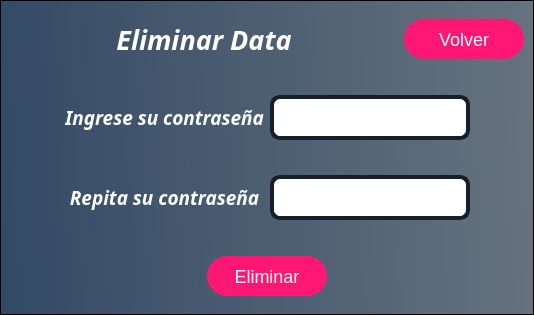
<?xml version="1.0" encoding="UTF-8"?>
<ui version="4.0">
 <class>Dialog</class>
 <widget class="QDialog" name="Dialog">
  <property name="geometry">
   <rect>
    <x>0</x>
    <y>0</y>
    <width>534</width>
    <height>315</height>
   </rect>
  </property>
  <property name="windowTitle">
   <string>Dialog</string>
  </property>
  <layout class="QVBoxLayout" name="verticalLayout">
   <property name="spacing">
    <number>0</number>
   </property>
   <property name="leftMargin">
    <number>0</number>
   </property>
   <property name="topMargin">
    <number>0</number>
   </property>
   <property name="rightMargin">
    <number>0</number>
   </property>
   <property name="bottomMargin">
    <number>0</number>
   </property>
   <item>
    <widget class="QFrame" name="frame">
     <property name="font">
      <font>
       <pointsize>10</pointsize>
      </font>
     </property>
     <property name="styleSheet">
      <string notr="true">QFrame{
background-color:qlineargradient(spread:pad, x1:0, y1:0.505682 , x2:1 , y2:0.477,stop:0 rgba(20,47,78,219), stop:1 rgba(85,98,112,226));
color:white;
}</string>
     </property>
     <property name="frameShape">
      <enum>QFrame::StyledPanel</enum>
     </property>
     <property name="frameShadow">
      <enum>QFrame::Raised</enum>
     </property>
     <layout class="QVBoxLayout" name="verticalLayout_3">
      <item>
       <spacer name="verticalSpacer_4">
        <property name="orientation">
         <enum>Qt::Vertical</enum>
        </property>
        <property name="sizeHint" stdset="0">
         <size>
          <width>20</width>
          <height>40</height>
         </size>
        </property>
       </spacer>
      </item>
      <item>
       <layout class="QHBoxLayout" name="horizontalLayout_3">
        <item>
         <spacer name="horizontalSpacer_6">
          <property name="orientation">
           <enum>Qt::Horizontal</enum>
          </property>
          <property name="sizeHint" stdset="0">
           <size>
            <width>40</width>
            <height>20</height>
           </size>
          </property>
         </spacer>
        </item>
        <item>
         <widget class="QLabel" name="label">
          <property name="font">
           <font>
            <family>Hack Nerd Font Mono</family>
            <pointsize>20</pointsize>
            <weight>75</weight>
            <italic>true</italic>
            <bold>true</bold>
           </font>
          </property>
          <property name="styleSheet">
           <string notr="true">QLabel{
background-color:none;
}</string>
          </property>
          <property name="text">
           <string>Eliminar Data</string>
          </property>
          <property name="alignment">
           <set>Qt::AlignCenter</set>
          </property>
         </widget>
        </item>
        <item>
         <spacer name="horizontalSpacer_2">
          <property name="orientation">
           <enum>Qt::Horizontal</enum>
          </property>
          <property name="sizeHint" stdset="0">
           <size>
            <width>40</width>
            <height>20</height>
           </size>
          </property>
         </spacer>
        </item>
        <item>
         <widget class="QPushButton" name="bt_back">
          <property name="minimumSize">
           <size>
            <width>120</width>
            <height>40</height>
           </size>
          </property>
          <property name="maximumSize">
           <size>
            <width>120</width>
            <height>40</height>
           </size>
          </property>
          <property name="styleSheet">
           <string notr="true">QPushButton{
border-radius:20px;
background-color:rgb(255, 23, 116);

color:white;
font-size:18px;
}
QPushButton:hover{
background-color:rgb(100, 50, 130);
}</string>
          </property>
          <property name="text">
           <string>Volver</string>
          </property>
         </widget>
        </item>
       </layout>
      </item>
      <item>
       <layout class="QHBoxLayout" name="horizontalLayout_5">
        <item>
         <spacer name="horizontalSpacer_5">
          <property name="orientation">
           <enum>Qt::Horizontal</enum>
          </property>
          <property name="sizeHint" stdset="0">
           <size>
            <width>40</width>
            <height>20</height>
           </size>
          </property>
         </spacer>
        </item>
        <item>
         <layout class="QVBoxLayout" name="verticalLayout_2">
          <item>
           <spacer name="verticalSpacer_3">
            <property name="orientation">
             <enum>Qt::Vertical</enum>
            </property>
            <property name="sizeHint" stdset="0">
             <size>
              <width>20</width>
              <height>40</height>
             </size>
            </property>
           </spacer>
          </item>
          <item>
           <layout class="QHBoxLayout" name="horizontalLayout">
            <item>
             <widget class="QLabel" name="label_2">
              <property name="font">
               <font>
                <family>Hack Nerd Font Mono</family>
                <pointsize>14</pointsize>
                <weight>75</weight>
                <italic>true</italic>
                <bold>true</bold>
               </font>
              </property>
              <property name="styleSheet">
               <string notr="true">QLabel{
background-color:none;
}
</string>
              </property>
              <property name="text">
               <string>Ingrese su contraseña</string>
              </property>
              <property name="alignment">
               <set>Qt::AlignCenter</set>
              </property>
             </widget>
            </item>
            <item>
             <widget class="QLineEdit" name="ln_password">
              <property name="minimumSize">
               <size>
                <width>200</width>
                <height>45</height>
               </size>
              </property>
              <property name="maximumSize">
               <size>
                <width>200</width>
                <height>45</height>
               </size>
              </property>
              <property name="styleSheet">
               <string notr="true">QLineEdit{
  height: 40px;
  padding: 10px;
  border: 4px solid #17202A;
  border-radius: 10px;
	font: 75 12pt &quot;MS Shell Dlg 2&quot;;
}
</string>
              </property>
             </widget>
            </item>
           </layout>
          </item>
          <item>
           <spacer name="verticalSpacer_2">
            <property name="orientation">
             <enum>Qt::Vertical</enum>
            </property>
            <property name="sizeHint" stdset="0">
             <size>
              <width>20</width>
              <height>40</height>
             </size>
            </property>
           </spacer>
          </item>
          <item>
           <layout class="QHBoxLayout" name="horizontalLayout_2">
            <item>
             <widget class="QLabel" name="label_3">
              <property name="font">
               <font>
                <family>Hack Nerd Font Mono</family>
                <pointsize>14</pointsize>
                <weight>75</weight>
                <italic>true</italic>
                <bold>true</bold>
               </font>
              </property>
              <property name="styleSheet">
               <string notr="true">QLabel{
background-color:none;
}</string>
              </property>
              <property name="text">
               <string>Repita su contraseña</string>
              </property>
              <property name="alignment">
               <set>Qt::AlignCenter</set>
              </property>
             </widget>
            </item>
            <item>
             <widget class="QLineEdit" name="ln_repeatPassword">
              <property name="minimumSize">
               <size>
                <width>200</width>
                <height>45</height>
               </size>
              </property>
              <property name="maximumSize">
               <size>
                <width>200</width>
                <height>45</height>
               </size>
              </property>
              <property name="styleSheet">
               <string notr="true">QLineEdit{
  height: 40px;
  padding: 10px;
  border: 4px solid #17202A;
  border-radius: 10px;
	font: 75 12pt &quot;MS Shell Dlg 2&quot;;
}
</string>
              </property>
             </widget>
            </item>
           </layout>
          </item>
          <item>
           <spacer name="verticalSpacer">
            <property name="orientation">
             <enum>Qt::Vertical</enum>
            </property>
            <property name="sizeHint" stdset="0">
             <size>
              <width>20</width>
              <height>40</height>
             </size>
            </property>
           </spacer>
          </item>
         </layout>
        </item>
        <item>
         <spacer name="horizontalSpacer_4">
          <property name="orientation">
           <enum>Qt::Horizontal</enum>
          </property>
          <property name="sizeHint" stdset="0">
           <size>
            <width>40</width>
            <height>20</height>
           </size>
          </property>
         </spacer>
        </item>
       </layout>
      </item>
      <item>
       <layout class="QHBoxLayout" name="horizontalLayout_4">
        <item>
         <spacer name="horizontalSpacer">
          <property name="orientation">
           <enum>Qt::Horizontal</enum>
          </property>
          <property name="sizeHint" stdset="0">
           <size>
            <width>40</width>
            <height>20</height>
           </size>
          </property>
         </spacer>
        </item>
        <item>
         <widget class="QPushButton" name="bt_delete">
          <property name="minimumSize">
           <size>
            <width>120</width>
            <height>40</height>
           </size>
          </property>
          <property name="maximumSize">
           <size>
            <width>120</width>
            <height>40</height>
           </size>
          </property>
          <property name="styleSheet">
           <string notr="true">QPushButton{
border-radius:20px;
background-color:rgb(255, 23, 116);

color:white;
font-size:18px;
}
QPushButton:hover{
background-color:rgb(100, 50, 130);
}</string>
          </property>
          <property name="text">
           <string>Eliminar</string>
          </property>
         </widget>
        </item>
        <item>
         <spacer name="horizontalSpacer_3">
          <property name="orientation">
           <enum>Qt::Horizontal</enum>
          </property>
          <property name="sizeHint" stdset="0">
           <size>
            <width>40</width>
            <height>20</height>
           </size>
          </property>
         </spacer>
        </item>
       </layout>
      </item>
      <item>
       <spacer name="verticalSpacer_5">
        <property name="orientation">
         <enum>Qt::Vertical</enum>
        </property>
        <property name="sizeHint" stdset="0">
         <size>
          <width>20</width>
          <height>40</height>
         </size>
        </property>
       </spacer>
      </item>
     </layout>
    </widget>
   </item>
  </layout>
 </widget>
 <resources/>
 <connections/>
</ui>
